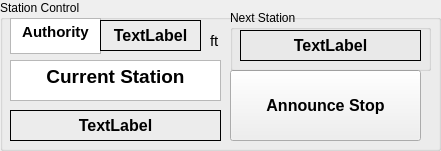
     <widget class="QGroupBox" name="station_box">
      <property name="geometry">
       <rect>
        <x>10</x>
        <y>220</y>
        <width>441</width>
        <height>151</height>
       </rect>
      </property>
      <property name="title">
       <string>Station Control</string>
      </property>
      <widget class="QTextBrowser" name="location_txt">
       <property name="geometry">
        <rect>
         <x>10</x>
         <y>60</y>
         <width>211</width>
         <height>41</height>
        </rect>
       </property>
       <property name="verticalScrollBarPolicy">
        <enum>Qt::ScrollBarAlwaysOff</enum>
       </property>
       <property name="horizontalScrollBarPolicy">
        <enum>Qt::ScrollBarAlwaysOff</enum>
       </property>
       <property name="html">
        <string>&lt;!DOCTYPE HTML PUBLIC &quot;-//W3C//DTD HTML 4.0//EN&quot; &quot;http://www.w3.org/TR/REC-html40/strict.dtd&quot;&gt;
&lt;html&gt;&lt;head&gt;&lt;meta name=&quot;qrichtext&quot; content=&quot;1&quot; /&gt;&lt;meta charset=&quot;utf-8&quot; /&gt;&lt;style type=&quot;text/css&quot;&gt;
p, li { white-space: pre-wrap; }
hr { height: 1px; border-width: 0; }
li.unchecked::marker { content: &quot;\2610&quot;; }
li.checked::marker { content: &quot;\2612&quot;; }
&lt;/style&gt;&lt;/head&gt;&lt;body style=&quot; font-family:'Segoe UI'; font-size:10pt; font-weight:400; font-style:normal;&quot;&gt;
&lt;p align=&quot;center&quot; style=&quot; margin-top:0px; margin-bottom:0px; margin-left:0px; margin-right:0px; -qt-block-indent:0; text-indent:0px;&quot;&gt;&lt;span style=&quot; font-size:14pt; font-weight:696;&quot;&gt;Current Station&lt;/span&gt;&lt;/p&gt;&lt;/body&gt;&lt;/html&gt;</string>
       </property>
      </widget>
      <widget class="QTextBrowser" name="authority_txt">
       <property name="geometry">
        <rect>
         <x>10</x>
         <y>18</y>
         <width>91</width>
         <height>36</height>
        </rect>
       </property>
       <property name="html">
        <string>&lt;!DOCTYPE HTML PUBLIC &quot;-//W3C//DTD HTML 4.0//EN&quot; &quot;http://www.w3.org/TR/REC-html40/strict.dtd&quot;&gt;
&lt;html&gt;&lt;head&gt;&lt;meta name=&quot;qrichtext&quot; content=&quot;1&quot; /&gt;&lt;meta charset=&quot;utf-8&quot; /&gt;&lt;style type=&quot;text/css&quot;&gt;
p, li { white-space: pre-wrap; }
hr { height: 1px; border-width: 0; }
li.unchecked::marker { content: &quot;\2610&quot;; }
li.checked::marker { content: &quot;\2612&quot;; }
&lt;/style&gt;&lt;/head&gt;&lt;body style=&quot; font-family:'Segoe UI'; font-size:10pt; font-weight:400; font-style:normal;&quot;&gt;
&lt;p align=&quot;center&quot; style=&quot; margin-top:0px; margin-bottom:0px; margin-left:0px; margin-right:0px; -qt-block-indent:0; text-indent:0px;&quot;&gt;&lt;span style=&quot; font-size:11pt; font-weight:696;&quot;&gt;Authority&lt;/span&gt;&lt;/p&gt;&lt;/body&gt;&lt;/html&gt;</string>
       </property>
      </widget>
      <widget class="QPushButton" name="station_button">
       <property name="geometry">
        <rect>
         <x>230</x>
         <y>70</y>
         <width>191</width>
         <height>71</height>
        </rect>
       </property>
       <property name="font">
        <font>
         <pointsize>12</pointsize>
         <bold>true</bold>
        </font>
       </property>
       <property name="text">
        <string>Announce Stop</string>
       </property>
      </widget>
      <widget class="QLabel" name="ft_txt">
       <property name="geometry">
        <rect>
         <x>210</x>
         <y>30</y>
         <width>31</width>
         <height>21</height>
        </rect>
       </property>
       <property name="font">
        <font>
         <pointsize>11</pointsize>
        </font>
       </property>
       <property name="text">
        <string>ft</string>
       </property>
      </widget>
      <widget class="QGroupBox" name="stop_box">
       <property name="geometry">
        <rect>
         <x>230</x>
         <y>10</y>
         <width>201</width>
         <height>61</height>
        </rect>
       </property>
       <property name="title">
        <string>Next Station</string>
       </property>
       <widget class="QLabel" name="output_stop_display">
        <property name="geometry">
         <rect>
          <x>10</x>
          <y>20</y>
          <width>181</width>
          <height>31</height>
         </rect>
        </property>
        <property name="font">
         <font>
          <pointsize>12</pointsize>
          <bold>true</bold>
         </font>
        </property>
        <property name="layoutDirection">
         <enum>Qt::LeftToRight</enum>
        </property>
        <property name="frameShape">
         <enum>QFrame::Panel</enum>
        </property>
        <property name="text">
         <string>TextLabel</string>
        </property>
        <property name="alignment">
         <set>Qt::AlignCenter</set>
        </property>
        <property name="margin">
         <number>0</number>
        </property>
       </widget>
      </widget>
      <widget class="QLabel" name="authority_display">
       <property name="geometry">
        <rect>
         <x>100</x>
         <y>20</y>
         <width>101</width>
         <height>31</height>
        </rect>
       </property>
       <property name="font">
        <font>
         <pointsize>12</pointsize>
         <bold>true</bold>
        </font>
       </property>
       <property name="layoutDirection">
        <enum>Qt::RightToLeft</enum>
       </property>
       <property name="frameShape">
        <enum>QFrame::Panel</enum>
       </property>
       <property name="frameShadow">
        <enum>QFrame::Plain</enum>
       </property>
       <property name="text">
        <string>TextLabel</string>
       </property>
       <property name="alignment">
        <set>Qt::AlignCenter</set>
       </property>
       <property name="margin">
        <number>0</number>
       </property>
      </widget>
      <widget class="QLabel" name="station_display">
       <property name="geometry">
        <rect>
         <x>10</x>
         <y>110</y>
         <width>211</width>
         <height>31</height>
        </rect>
       </property>
       <property name="font">
        <font>
         <pointsize>12</pointsize>
         <bold>true</bold>
        </font>
       </property>
       <property name="layoutDirection">
        <enum>Qt::LeftToRight</enum>
       </property>
       <property name="frameShape">
        <enum>QFrame::Panel</enum>
       </property>
       <property name="text">
        <string>TextLabel</string>
       </property>
       <property name="alignment">
        <set>Qt::AlignCenter</set>
       </property>
       <property name="margin">
        <number>0</number>
       </property>
      </widget>
     </widget>
